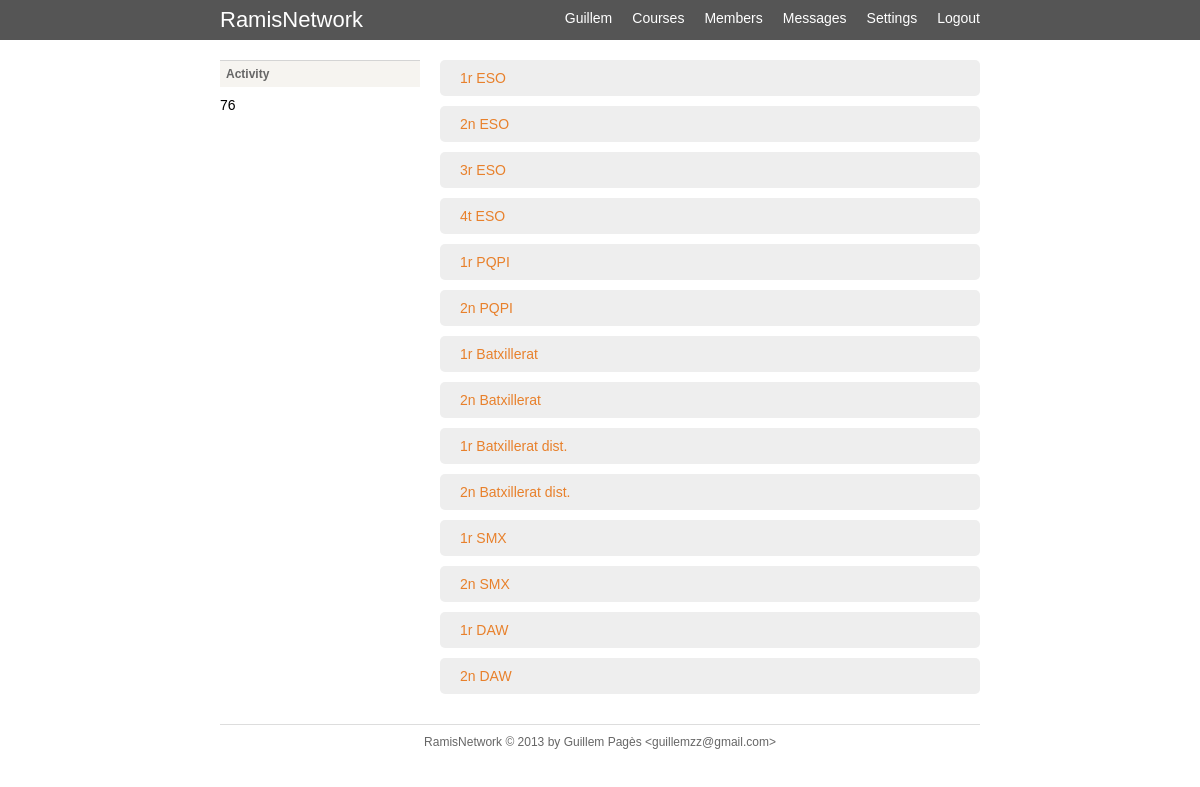
Screenshot of /courses.php (signed in) with the database file from the repository.
### tables this page shows
CREATE TABLE `users` (
  `id` int(11) unsigned NOT NULL AUTO_INCREMENT,
  `name` varchar(100) NOT NULL DEFAULT '',
  `lastname` varchar(100) NOT NULL DEFAULT '',
  `email` varchar(100) NOT NULL DEFAULT '',
  `password` varchar(64) NOT NULL DEFAULT '',
  `birthday` date NOT NULL,
  `gender` tinyint(2) NOT NULL DEFAULT '0',
  `avatar` varchar(64) NOT NULL,
  `course` tinyint(3) NOT NULL DEFAULT '0',
  `privacy` tinyint(2) NOT NULL DEFAULT '0',
  `visits` int(11) NOT NULL DEFAULT '0',
  PRIMARY KEY (`id`),
  KEY `email` (`email`)
);

CREATE TABLE `courses` (
  `course_id` int(11) unsigned NOT NULL AUTO_INCREMENT,
  `course_name` varchar(100) NOT NULL DEFAULT '',
  `course_description` varchar(200) NOT NULL DEFAULT '',
  PRIMARY KEY (`course_id`)
);

### lib/html.php (called while the page is built, shortened)
<?php
function do_header($title='') {
	global $current_user;
	$data['title'] = $title;
	$data['home_link'] = ROOT;
	if ($current_user->authenticated) {
		$data['home_link'] = ROOT . 'home.php';
	}
	do_view('header', $data);
}
function do_view($name, $data=null) {
	$_view = VIEWS . $name . '_view.php';
	require($_view);
}
?>

### courses.php (called while the page is built, shortened)
<?php
require('config.php');
require(LIB . 'html.php');
require(LIB . 'Course.php');
$data['activity'] = get_activity();
$data['courses'] = Course::get_courses();
do_header('Courses');
do_view('courses', $data);
function get_activity() {
	global $db;
	$result = array();
	$logs = $db->get_col("SELECT log_link FROM logs WHERE log_type = 'course_post_new'");
	if ($logs) {
		foreach ($logs as $log_id) {
			$result[] = $log_id;
 		}
	}
	return $result;
}
?>

### lib/db.php (called while the page is built, shortened)
<?php
	class db {
		var $dbuser;
		var $dbpassword;
		var $dbhost;
		var $dbmaster;
		var $persistent;
		var $master_persistent;
		var $dbh_update = false;
		var $dbh_select = false;
		var $dbh = false;
		function db($dbuser='', $dbpassword='', $dbname='', $dbhost='localhost', $dbmaster=false) {
			$this->dbuser = $dbuser;
			$this->dbpassword = $dbpassword;
			$this->dbname = $dbname;
			$this->dbhost = $dbhost;
			$this->dbmaster = $dbmaster;
			if ( $dbmaster && $dbmaster != $dbhost ) {
				$this->dbmaster = $dbmaster;
			} else {
				$this->dbmaster = false;
			}
		}
		function connect($master = false) {
			if ($master && $this->dbmaster ) {
				if ($this->dbh_update) {
					$this->dbh = & $this->dbh_update;
					return;
				} else {
					if ($this->master_persistent) {
						$this->dbh_update = @mysql_pconnect($this->dbmaster, $this->dbuser,$this->dbpassword, MYSQL_CLIENT_COMPRESS);
					} else {
						$this->dbh_update = @mysql_connect($this->dbmaster, $this->dbuser,$this->dbpassword, MYSQL_CLIENT_COMPRESS);
					}
					$this->dbh = & $this->dbh_update;
				}
			} else {
				if ($this->persistent) {
					$this->dbh_select = @mysql_pconnect($this->dbhost, $this->dbuser,$this->dbpassword);
				} else {
					$this->dbh_select = @mysql_connect($this->dbhost, $this->dbuser,$this->dbpassword);
				}
				$this->dbh = & $this->dbh_select;
			}
		}
		function flush() {
			$this->last_result = null;
		}
		function query($query) {
			$query = trim($query);
			$is_update = preg_match("/^(insert|delete|update|replace)\s+/i",$query);
			$return_val = 0;
			$this->result = @mysql_query($query,$this->dbh);
			if ( $is_update ) {
				$this->rows_affected = mysql_affected_rows();
				if ( preg_match("/^(insert|replace)\s+/i",$query) ) {
					$this->insert_id = mysql_insert_id($this->dbh);
				}
				$return_val = $this->rows_affected;
			} else {
				$num_rows=0;
				while ( $row = @mysql_fetch_object($this->result) ) {
					$this->last_result[$num_rows] = $row;
					$num_rows++;
				}
				$this->num_rows = $num_rows;
				$return_val = $this->num_rows;
			}
			return $return_val;
		}
		function get_row($query=null,$y=0) {
			if ( $query ) {
				$this->query($query);
			}
			return $this->last_result[$y]?$this->last_result[$y]:null;
		}
		function get_results($query=null) {
			if ( $query ) {
				$this->query($query);
			}
			return $this->last_result;
		}
}
$db = new db('root', 'root', 'ramis', 'localhost');
?>

### lib/Login.php (called while the page is built, shortened)
<?php
class Login {
	function __construct() {
		global $db;
		if (isset($_COOKIE['auth'])) {
			$user_id = intval($_COOKIE['auth']);
			$user = $db->get_row("SELECT id, name, avatar FROM users WHERE id = $user_id LIMIT 1");
			if ($user) {
				$this->id = $user->id;
				$this->name = $user->name;
				$this->authenticated = true;
			}
		}
	}
}
$current_user = new Login();
?>

### config.php (called while the page is built, shortened)
<?php
require(LIB . 'db.php');
require(LIB . 'Login.php');
require(LIB . 'functions.php');
?>

### lib/functions.php (called while the page is built, shortened)
<?php
function profile_uri($id) {
	return ROOT . 'profile.php?id=' . $id;
}
?>

### lib/Course.php (called while the page is built, shortened)
<?php
class Course {
	public static function get_courses() {
		global $db;
		$courses = $db->get_results("SELECT * FROM courses");
		if ($courses) {
			foreach ($courses as $c) {
				$course = new Course();
				$course->id = $c->course_id;
				$course->name = $c->course_name;
				$course->description = $c->course_description;
				$courses_array[] = $course;
			}
			return $courses_array;
		}
		return false;
	}
}
?>

### views/courses_view.php (the view)
<div class="sidebar">
	<h3>Activity</h3>
	<?php if ($activity) { ?>
		<ul>
		<?php foreach ($activity as $activity_id) { ?>
			<li><?php echo $activity_id; ?></li>
		<? } ?>
		</ul>
	<? } ?>
</div>
<div class="main">
	<?php if ($courses) { ?>
		<ul class="courses">
		<?php foreach ($courses as $course) { ?>
			<li><a href="course.php?id=<?php echo $course->id ?>"><?php echo $course->name ?></a></li>
		<? } ?>
		</ul>
	<? } ?>
</div>

### views/header_view.php (shortened to what this page needs)
<!DOCTYPE html>
<html>
<head>
	<link rel="stylesheet" type="text/css" href="<?php echo ROOT; ?>css/estils.css">
</head>
<body>
<header>
	<div class="wrap">
		<h1><a href="<?php echo $home_link; ?>">RamisNetwork</a></h1>
		<nav class="algo">
			<ul>
				<?php if ($current_user->authenticated) {?>
					<li><a href="<?php echo profile_uri($current_user->id); ?>"><?php echo $current_user->name; ?></a></li>
					<li><a href="<?php echo ROOT; ?>courses.php">Courses</a></li>
					<li><a href="<?php echo ROOT; ?>members.php">Members</a></li>
					<li><a href="<?php echo ROOT; ?>messages.php">Messages</a></li>
					<li><a href="<?php echo ROOT; ?>settings.php">Settings</a></li>
					<li><a href="<?php echo ROOT; ?>login.php?action=logout">Logout</a></li>
				<?php } else { ?>
					<li><a href="<?php echo ROOT; ?>members.php">Members</a></li>
					<li><a href="<?php echo ROOT; ?>register.php">Register</a></li>
					<li><a href="<?php echo ROOT; ?>login.php">Login</a></li>
				<?php } ?>
			</ul>
		</nav>
	</div>
</header>
<div class="wrap">
	<div class="content">

### css/estils.css (style rules this page uses)
html,body,h1,h2,h3,p,ul,li,tr,th,td,table,input,textarea,form,header,footer,section,aside,fieldset { margin:0;padding:0; }
body { font-size:14px;font-family:arial,sans-serif;background:#FFF }
a { text-decoration:none;color:#E8802B }
ul { list-style:none }
header { background:#555;border-bottom:0px solid #FF8400; }
.wrap { margin:0 auto;width:760px; }
.content { padding:20px 0; }
.sidebar { float:left;width:200px; }
.main { float:left;width:540px;margin-left:20px; }
nav.algo ul { list-style:none;float:right; }
nav.algo li { float:left; }
nav.algo li a { float:left;display:block;padding:10px 0;margin-left:20px;color:white; }
h1 a { color:white;float:left;padding:7px 0;font-weight:normal;font-size:22px }
h3 { background:#F6F4F0;border-top:1px solid #D4D4D4;padding:6px 6px;font-size:12px;color:#666;margin-bottom:10px; }
ul.courses li a { display:block;background:#EEE;padding:10px 20px;margin-bottom:10px;border-radius:5px; }

### rows the page displays
users: name "Guillem"
courses: course_name "1r ESO"
courses: course_name "2n ESO"
courses: course_name "3r ESO"
courses: course_name "4t ESO"
courses: course_name "1r PQPI"
courses: course_name "2n PQPI"
courses: course_name "1r Batxillerat"
courses: course_name "2n Batxillerat"
courses: course_name "1r Batxillerat dist."
courses: course_name "2n Batxillerat dist."
courses: course_name "1r SMX"
courses: course_name "2n SMX"
courses: course_name "1r DAW"
courses: course_name "2n DAW"

### other values shown
$activity_id "76"
